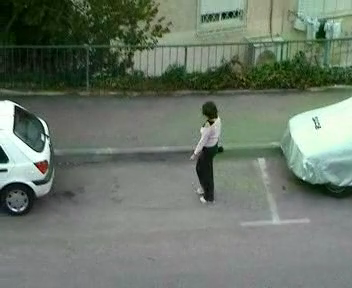
#> input picture frame 47 of fastMCD/data/woman.mp4, 352 x 288 px
$ python main.py
#> lines starting #> are read from the running program, lines starting #| are printed output that depends on the picture; after the words box and inside, x2 and y2 are one past the last pixel; in counts of white or black regions, pixels touching at a corner belong together
### XNOR-Net-PyTorch/CIFAR_10/KLTWrapper.py
import numpy as np
import cv2
import itertools

class KLTWrapper:
    def __init__(self):
        self.win_size = 10
        self.status = 0
        self.count = 0
        self.flags = 0

        self.image = None
        self.imgPrevGray = None
        self.H = None

        self.GRID_SIZE_W = 32
        self.GRID_SIZE_H = 24
        self.MAX_COUNT = 0
        self.points0 = None
        self.points1 = None


    def init(self, imgGray):

        (nj, ni) = imgGray.shape

        self.MAX_COUNT = (float(ni) / self.GRID_SIZE_W + 1.0) * (float(nj) / self.GRID_SIZE_H + 1.0)
        self.lk_params = dict(winSize=(self.win_size, self.win_size),
                         maxLevel=3,
                         criteria=(cv2.TERM_CRITERIA_MAX_ITER| cv2.TERM_CRITERIA_EPS, 20, 0.03))
        self.H = np.identity(3)


    # [30 lines left out: functions InitFeatures, RunTrack, not called in this run]

    def makeHomoGraphy(self, p1, p2):
        self.H, status = cv2.findHomography(p1, p2, cv2.RANSAC, 1.0)

### XNOR-Net-PyTorch/CIFAR_10/ProbModel.py
import numpy as np
import cv2
import itertools

class ProbModel:
    def __init__(self):
        self.NUM_MODELS = 2
        self.BLOCK_SIZE	= 4
        self.VAR_THRESH_MODEL_MATCH = 2
        self.MAX_BG_AGE = 30
        self.VAR_THRESH_FG_DETERMINE = 4.0
        self.INIT_BG_VAR = 20.0*20.0
        self.MIN_BG_VAR = 5 * 5
        self.means = None
        self.vars = None
        self.ages = None
        self.temp_means = None
        self.temp_vars = None
        self.temp_ages = None
        self.modelIndexes = None
        self.modelWidth = None
        self.modelHeight = None
        self.obsWidth = None
        self.obsHeight = None

    def init(self, gray):
        (self.obsHeight, self.obsWidth) = gray.shape
        (self.modelHeight, self.modelWidth) = (self.obsHeight//self.BLOCK_SIZE, self.obsWidth//self.BLOCK_SIZE)
        self.means = np.zeros((self.NUM_MODELS, self.modelHeight, self.modelWidth))
        self.vars = np.zeros((self.NUM_MODELS, self.modelHeight, self.modelWidth))
        self.ages = np.zeros((self.NUM_MODELS, self.modelHeight, self.modelWidth))

        self.modelIndexes = np.zeros((self.modelWidth, self.modelHeight))
        self.means =  np.zeros((self.NUM_MODELS, self.modelHeight, self.modelWidth))
        self.temp_means = np.zeros((self.NUM_MODELS, self.modelHeight, self.modelWidth))
        self.temp_ages = np.zeros((self.NUM_MODELS, self.modelHeight, self.modelWidth))
        self.temp_vars = np.zeros((self.NUM_MODELS, self.modelHeight, self.modelWidth))
        H = np.identity(3)
        self.motionCompensate(H)
        self.update(gray)

    def rebin(self, arr, factor):
        f = (np.asarray(factor) - arr.shape) % factor
        temp = np.pad(arr, ((0, f[0]), (0, f[1])), 'edge')
        sh = temp.shape[0] // factor[0], factor[0], -1, factor[1]
        res = temp.reshape(sh).mean(-1).mean(1)
        return res[:res.shape[0] - f[0], : res.shape[1] - f[1]]

    def rebinMax(self, arr, factor):
        f = (np.asarray(factor) - arr.shape) % factor
        temp = np.pad(arr, ((0, f[0]), (0, f[1])), 'edge')
        sh = temp.shape[0] // factor[0], factor[0], -1, factor[1]
        res = temp.reshape(sh).max(-1).max(1)
        return res[:res.shape[0] - f[0], : res.shape[1] - f[1]]

    def motionCompensate(self, H):

        I = np.array([range(self.modelWidth)]*self.modelHeight).flatten()
        J = np.repeat(range(self.modelHeight), self.modelWidth)


        points = np.asarray([I*self.BLOCK_SIZE+self.BLOCK_SIZE/2, J*self.BLOCK_SIZE + self.BLOCK_SIZE/2, np.ones(len(I))])

        tempMean = H.dot(points)
        NewW = tempMean[2, :]
        NewX = (tempMean[0, :]/NewW)
        NewY = (tempMean[1, :]/NewW)

        NewI = NewX / self.BLOCK_SIZE
        NewJ = NewY / self.BLOCK_SIZE

        idxNewI = np.floor(NewI).astype(int)
        idxNewJ = np.floor(NewJ).astype(int)

        Di = NewI - idxNewI - 0.5
        Dj = NewJ - idxNewJ - 0.5

        aDi = abs(Di)
        aDj = abs(Dj)

        M = self.means
        V = self.vars
        A = self.ages

        W_H = (aDi * (1 - aDj)).reshape(self.modelHeight, self.modelWidth)
        W_V = (aDj * (1 - aDi)).reshape(self.modelHeight, self.modelWidth)
        W_HV = (aDi * aDj).reshape(self.modelHeight, self.modelWidth)
        W_self = ((1-aDi) * (1 - aDj)).reshape(self.modelHeight, self.modelWidth)

        W = np.zeros((self.NUM_MODELS, self.modelHeight, self.modelWidth))

        tempMean = np.zeros(self.means.shape)
        tempAges = np.zeros(self.means.shape)


        NewI_H = idxNewI + np.sign(Di).astype(int)
        condH = (idxNewJ >= 0) & (idxNewJ < self.modelHeight) & (NewI_H >= 0) & (NewI_H < self.modelWidth)

        tempMean[:, J[condH], I[condH]] = W_H[J[condH], I[condH]] * M[:, idxNewJ[condH], NewI_H[condH]]
        tempAges[:, J[condH], I[condH]] = W_H[J[condH], I[condH]] * A[:, idxNewJ[condH], NewI_H[condH]]
        W[:, J[condH], I[condH]] += W_H[J[condH], I[condH]]

        NewJ_V = idxNewJ + np.sign(Dj).astype(int)
        condV = (NewJ_V >= 0) & (NewJ_V < self.modelHeight) & (idxNewI >= 0) & (idxNewI < self.modelWidth)
        tempMean[:, J[condV], I[condV]] += W_V[J[condV], I[condV]] * M[:, NewJ_V[condV], idxNewI[condV]]
        tempAges[:, J[condV], I[condV]] += W_V[J[condV], I[condV]] * A[:, NewJ_V[condV], idxNewI[condV]]
        W[:, J[condV], I[condV]] += W_V[J[condV], I[condV]]

        NewI_H = idxNewI + np.sign(Di).astype(int)
        NewJ_V = idxNewJ + np.sign(Dj).astype(int)
        condHV = (NewJ_V >= 0) & (NewJ_V < self.modelHeight) & (NewI_H >= 0) & (NewI_H < self.modelWidth)
        tempMean[:, J[condHV], I[condHV]] += W_HV[J[condHV], I[condHV]] * M[:, NewJ_V[condHV], NewI_H[condHV]]
        tempAges[:, J[condHV], I[condHV]] += W_HV[J[condHV], I[condHV]] * A[:, NewJ_V[condHV], NewI_H[condHV]]
        W[:, J[condHV], I[condHV]] += W_HV[J[condHV], I[condHV]]

        condSelf = (idxNewJ >= 0) & (idxNewJ < self.modelHeight) & (idxNewI >= 0) & (idxNewI < self.modelWidth)
        tempMean[:, J[condSelf], I[condSelf]] += W_self[J[condSelf], I[condSelf]] * M[:, idxNewJ[condSelf], idxNewI[condSelf]]
        tempAges[:, J[condSelf], I[condSelf]] += W_self[J[condSelf], I[condSelf]] * A[:, idxNewJ[condSelf], idxNewI[condSelf]]
        W[:, J[condSelf], I[condSelf]] += W_self[J[condSelf], I[condSelf]]

        self.temp_means[W != 0] = 0

        self.temp_ages[:] = 0
        W[W == 0] = 1
        self.temp_means += tempMean / W
        self.temp_ages += tempAges / W

        temp_var = np.zeros(self.means.shape)

        temp_var[:, J[condH], I[condH]] += W_H[J[condH], I[condH]] * (V[:, idxNewJ[condH], NewI_H[condH]] +
                                                                  np.power(self.temp_means[:, J[condH], I[condH]] -
                                                                           self.means[:, idxNewJ[condH], NewI_H[condH]],
                                                                           2))

        temp_var[:, J[condV], I[condV]] += W_V[J[condV], I[condV]] * (V[:, NewJ_V[condV], idxNewI[condV]] +
                                                                   np.power(self.temp_means[:, J[condV], I[condV]] -
                                                                            self.means[:,
                                                                                NewJ_V[condV], idxNewI[condV]],
                                                                            2))

        temp_var[:, J[condHV], I[condHV]] += W_HV[J[condHV], I[condHV]] * (V[:, NewJ_V[condHV], NewI_H[condHV]] +
                                                                  np.power(self.temp_means[:, J[condHV], I[condHV]] -
                                                                           self.means[:, NewJ_V[condHV], NewI_H[condHV]],
                                                                           2))

        temp_var[:, J[condSelf], I[condSelf]] += W_self[J[condSelf], I[condSelf]] * (V[:, idxNewJ[condSelf], idxNewI[condSelf]] +
                                                                  np.power(self.temp_means[:, J[condSelf], I[condSelf]] -
                                                                           self.means[:, idxNewJ[condSelf], idxNewI[condSelf]],
                                                                           2))


        self.temp_vars = temp_var / W
        cond = (idxNewJ < 1) | (idxNewJ >= self.modelHeight - 1) | (idxNewI < 1) | (idxNewI >= self.modelWidth - 1)
        self.temp_vars[:, J[cond], I[cond]] = self.INIT_BG_VAR
        self.temp_ages[:, J[cond], I[cond]] = 0
        self.temp_vars[self.temp_vars < self.MIN_BG_VAR] = self.MIN_BG_VAR


    def update(self, gray):
        curMean = self.rebin(gray, (self.BLOCK_SIZE, self.BLOCK_SIZE))
        mm = self.NUM_MODELS - np.argmax(self.temp_ages[::-1], axis=0).reshape(-1) - 1
        maxes = np.max(self.temp_ages, axis=0)
        h, w = self.modelHeight , self.modelWidth
        jj, ii = np.arange(h*w)//w, np.arange(h*w)%w

        ii, jj = ii[mm != 0], jj[mm != 0]
        mm = mm[mm != 0]
        self.temp_ages[mm, jj, ii] = 0
        self.temp_ages[0] = maxes

        self.temp_means[0, jj, ii] = self.temp_means[mm, jj, ii]
        self.temp_means[mm, jj, ii] = curMean[jj, ii]

        self.temp_vars[0, jj, ii] = self.temp_vars[mm, jj, ii]
        self.temp_vars[mm, jj, ii] = self.INIT_BG_VAR

        modelIndex = np.ones(curMean.shape).astype(int)
        cond1 = np.power(curMean - self.temp_means[0], 2) < self.VAR_THRESH_MODEL_MATCH * self.temp_vars[0]

        cond2 = np.power(curMean - self.temp_means[1], 2) < self.VAR_THRESH_MODEL_MATCH * self.temp_vars[1]
        modelIndex[cond1] = 0
        modelIndex[cond2 & ~cond1] = 1
        self.temp_ages[1][(~cond1) & (~cond2)] = 0


        modelIndexMask = np.arange(self.means.shape[0]).reshape(-1, 1, 1) == modelIndex

        alpha = self.temp_ages / (self.temp_ages + 1)
        alpha[self.temp_ages < 1] = 0
        alpha[~modelIndexMask] = 1
        self.means = self.temp_means * alpha + curMean * (1 - alpha)

        jj, ii = np.arange(h * w) // w, np.arange(h * w) % w

        bigMeanIndex = np.kron(self.means[modelIndex.reshape(-1), jj, ii].reshape(h, -1), np.ones((self.BLOCK_SIZE, self.BLOCK_SIZE)))
        bigMean = np.kron(self.means[0], np.ones((self.BLOCK_SIZE, self.BLOCK_SIZE)))
        bigAges = np.kron(self.ages[0], np.ones((self.BLOCK_SIZE, self.BLOCK_SIZE)))
        bigVars = np.kron(self.vars[0], np.ones((self.BLOCK_SIZE, self.BLOCK_SIZE)))
        (a, b) = (gray.shape[0] - bigMean.shape[0], gray.shape[1] - bigMean.shape[1])
        bigMean = np.pad(bigMean, ((0, a), (0, b)), 'edge')
        bigAges = np.pad(bigAges, ((0, a), (0, b)), 'edge')
        bigVars = np.pad(bigVars, ((0, a), (0, b)), 'edge')
        bigMeanIndex = np.pad(bigMeanIndex, ((0, a), (0, b)), 'edge')

        maxes = self.rebinMax(np.power(gray - bigMeanIndex, 2), (self.BLOCK_SIZE, self.BLOCK_SIZE))
        self.distImg = np.power(gray - bigMean, 2)
        out = np.zeros(gray.shape).astype(np.uint8)
        out[(bigAges > 1) & (self.distImg > self.VAR_THRESH_FG_DETERMINE * bigVars)] = 255

        alpha = self.temp_ages / (self.temp_ages + 1)
        alpha[~modelIndexMask] = 1

        self.vars = self.temp_vars * alpha + (1 - alpha) * maxes

        self.vars[(self.vars < self.INIT_BG_VAR) & modelIndexMask & (self.ages == 0)] = self.INIT_BG_VAR
        self.vars[(self.vars < self.MIN_BG_VAR) & modelIndexMask] = self.MIN_BG_VAR

        self.ages = self.temp_ages.copy()
        self.ages[modelIndexMask] += 1
        self.ages[modelIndexMask & (self.ages > 30)] = 30

        return out

### XNOR-Net-PyTorch/CIFAR_10/MCDWrapper.py
import numpy as np
import cv2
import KLTWrapper
import ProbModel


class MCDWrapper:
    def __init__(self):
        self.imgIpl = None
        self.imgGray = None
        self.imgGrayPrev = None
        self.frm_cnt = 0
        self.lucasKanade = KLTWrapper.KLTWrapper()
        self.model = ProbModel.ProbModel()

    def init(self, image):
        self.imgGray = image
        self.imgGrayPrev = image
        self.lucasKanade.init(self.imgGray)
        self.model.init(self.imgGray)


    # [13 lines left out: function run, not called in this run]

### fastMCD/python/main.py
import numpy as np
import cv2
import MCDWrapper

np.set_printoptions(precision=2, suppress=True)
cap = cv2.VideoCapture('../data/woman.mp4')
mcd = MCDWrapper.MCDWrapper()
isFirst = True
while(cap.isOpened()):
    ret, frame = cap.read()
#> frame is the input picture: shape (288, 352, 3); mean B, G, R 105.3, 118.1, 106.6
    if not ret:
        exit()
    gray = cv2.cvtColor(frame, cv2.COLOR_RGB2GRAY)
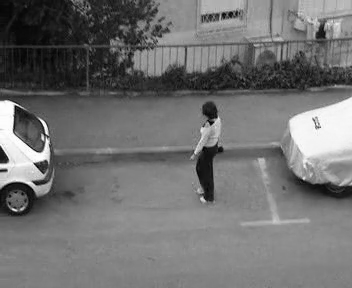
#> gray: shape (288, 352); min 0, max 254, mean 112.9
    mask = np.zeros(gray.shape, np.uint8)
    if (isFirst):
        mcd.init(gray)
#> in rebin, `res = temp.reshape(sh).mean(-1).mean(1)`:
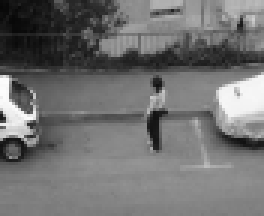
#> res: shape (72, 88) float64 (shown 3 times larger); min 7.31, max 252.8, mean 112.9
#> in update, `cond1 = np.power(curMean - self.temp_means[0], 2) < self.VAR_THRESH_MO..`:
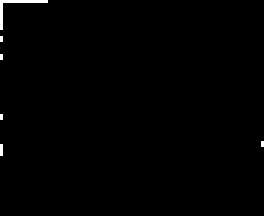
#> cond1: shape (72, 88) bool (shown 3 times larger); 0.58% white in thin lines or dots, all inside (x1, y1, x2, y2) = (0, 0, 88, 52)
#> in update, `cond2 = np.power(curMean - self.temp_means[1], 2) < self.VAR_THRESH_MO..`: cond2: shape (72, 88) bool; every value is 1
#> in rebinMax, `res = temp.reshape(sh).max(-1).max(1)`:
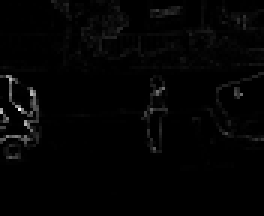
#> res: shape (72, 88) float64 (shown 3 times larger); min 0, max 39278.3, mean 597.8; drawn with min black and max white
#> in update, `self.distImg = np.power(gray - bigMean, 2)`:
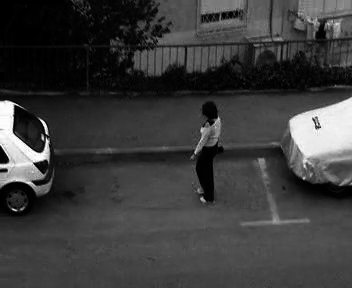
#> self.distImg: shape (288, 352) float64; min 0, max 64516, mean 15282.5; drawn with min black and max white
        isFirst = False
    else:
        mask = mcd.run(gray)
    frame[mask > 0, 2] = 255
    cv2.imshow('frame', frame)
    if cv2.waitKey(10) & 0xFF == ord('q'):
#> (key q is pressed here)
        break

$ run again, starting later in the video
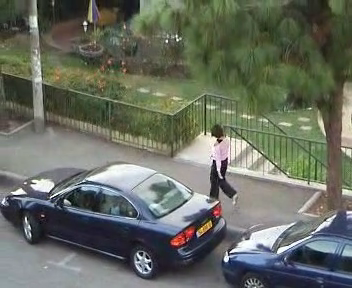
#> input picture frame 215 of fastMCD/data/woman.mp4, 352 x 288 px
#> frame is the input picture: shape (288, 352, 3); mean B, G, R 97, 108.4, 103.5
#> in update, `cond1 = np.power(curMean - self.temp_means[0], 2) < self.VAR_THRESH_MO..`:
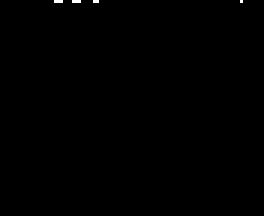
#> cond1: shape (72, 88) bool (shown 3 times larger); 0.14% white in thin lines or dots, all inside (x1, y1, x2, y2) = (18, 0, 81, 1)
#> cond2: shape (72, 88) bool; every value is 1
#> in update, `self.distImg = np.power(gray - bigMean, 2)`:
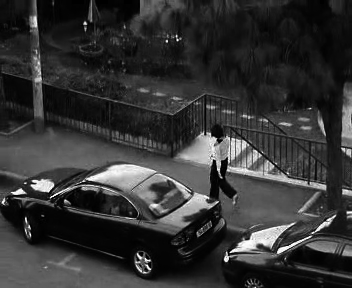
#> self.distImg: shape (288, 352) float64; min 0, max 65025, mean 13349.8; drawn with min black and max white

$ run again, starting later in the video
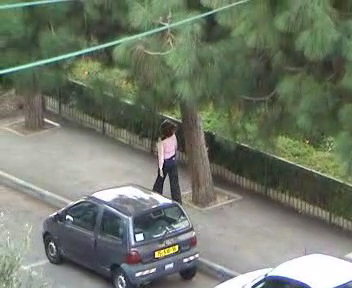
#> input picture frame 383 of fastMCD/data/woman.mp4, 352 x 288 px
#> frame is the input picture: shape (288, 352, 3); mean B, G, R 107.2, 121.8, 114.1
#> cond1: shape (72, 88) bool; every value is 0
#> cond2: shape (72, 88) bool; every value is 1
#> bigMean: shape (288, 352) float64; every value is 0
#> in rebinMax, `res = temp.reshape(sh).max(-1).max(1)`:
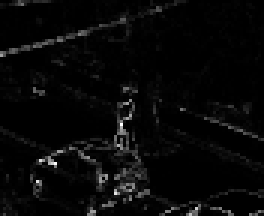
#> res: shape (72, 88) float64 (shown 3 times larger); min 0, max 23161, mean 765; drawn with min black and max white
#> in update, `self.distImg = np.power(gray - bigMean, 2)`:
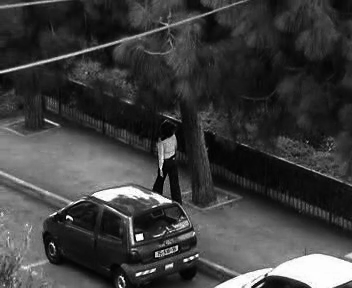
#> self.distImg: shape (288, 352) float64; min 16, max 65025, mean 15917.8; drawn with min black and max white
